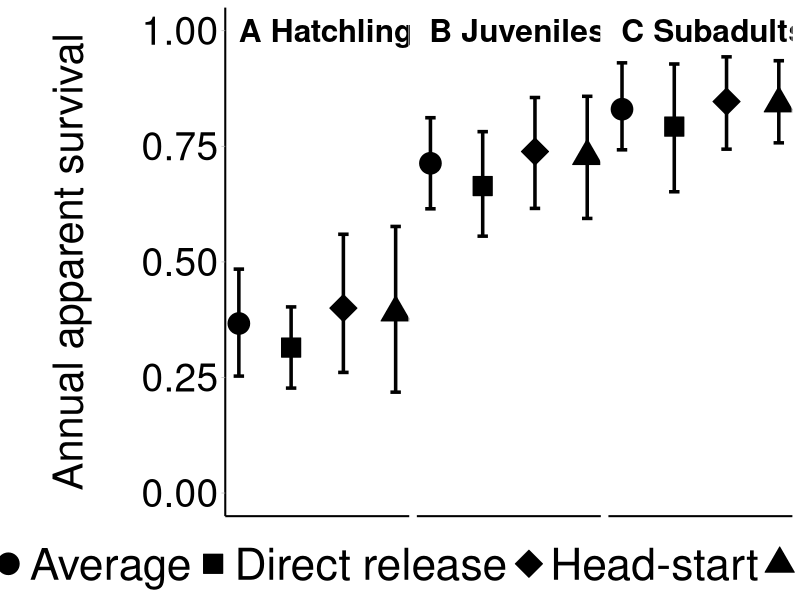
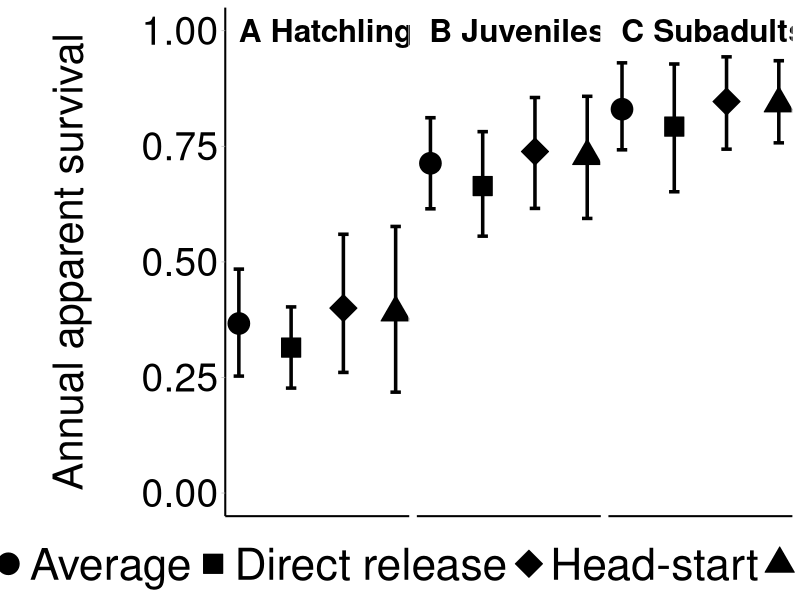

The R script that drew these images, in order:
setwd("~/Desktop/U Georgia/Rebecca_Project")
outputs <- read.csv("results.treatment.mod.may10.csv", header = T, stringsAsFactors = F) #read in model outputs
library(ggplot2)
library(egg)

phis <- outputs[c(68:71, 73:84),c(1,2,4,5)] #survival estimates
phis$Placement <- c(rep(1,4), rep(2:4, 4)) #locations on the graph
phis$Label <- c(rep("Average",4), rep(c("Direct release", "Head-start", "Wild recruit"), 4))
phis$group <- c("Hatchlings\n", "Juveniles\n", "Subadults\n", "Adults\n",
                rep(c("Hatchlings\n", "Juveniles\n", "Subadults\n", "Adults\n"), each = 3))
phis <- phis[phis$group != "Adults\n",] #remove irrelevant graph item
phis$p <- 6

g <- ggplot(phis, aes(y = Mean, x = Placement, shape = Label))+
  facet_grid(~group)+
  geom_errorbar(aes(ymin = Lower95, ymax = Upper95), width = 0.2, size = 1.2)+
  geom_point(size = 7, fill = "black")+
  scale_shape_manual(values=c(21:24))+
  theme_light()+
  labs(y = "\nAnnual apparent survival\n")+
  ylim(0,1)+
  theme(text = element_text(size = 30, color = "black"),
        legend.title = element_blank(),
        panel.grid.minor = element_blank(),
        panel.grid.major = element_blank(),
        axis.text.x = element_blank(),
        axis.text.y = element_text(colour = "black", size = 28),
        axis.title.x = element_blank(),
        axis.ticks.x = element_blank(),
        axis.line = element_line(size=.7, color = "black"),
        strip.placement = "inside",
        strip.background = element_blank(),
        strip.text = element_text(color = "black", size = 32),
        legend.position="bottom", legend.direction="horizontal",
        legend.text = element_text(size = 32),
        panel.border = element_rect(colour = "white", fill=NA, size=.5))
g <- tag_facet(g, tag_pool = c("A Hatchlings", "B Juveniles", "C Subadults"), close = "", open = "", hjust = -0.07, cex = 8) #put the labels on top of panels
#g <- tag_facet(g, tag_pool = c("A", "B", "C"), close = "", open = "", hjust = -0.50, cex = 8) #alternate labeling
g


ggsave("Fig3_July13.jpeg", g, dpi = 600, width = 16, height = 8, device = "jpeg" ) #save figure
#ggsave("Fig3_July13_alt.jpeg", g, dpi = 600, width = 16, height = 8, device = "jpeg" ) #save alt figure 
